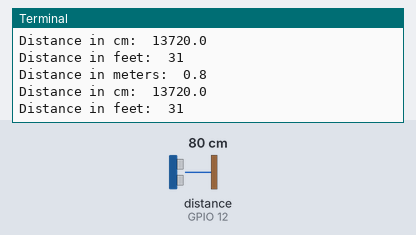
Recording of a program running on a simulated Raspberry Pi (BCM pin numbers). On the bench: the last lines printed to the terminal. The test bench sets the inputs (shaded band); at power-on: distance to the obstacle (sensor on GPIO 12) 80 cm. The echo pulse lasts 58.3 µs per cm.

Above: at 1.2 s.
1.3 s: distance to the obstacle (sensor on GPIO 12) set to 2 cm
At 2.4 s:
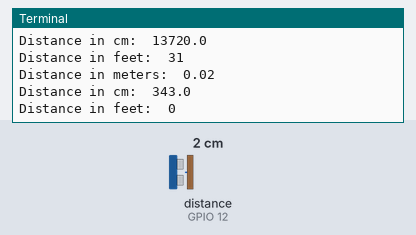
2.8 s: distance to the obstacle (sensor on GPIO 12) set to 4 cm
At 3.9 s:
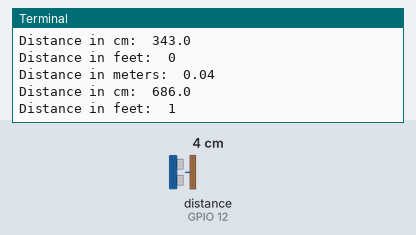
Timing chart, 0 to 5.8 s (numbered marks = the images above; inputs shaded):
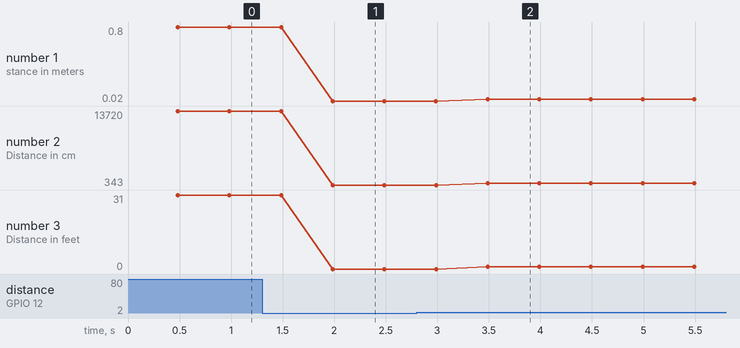

Measured:
- after the input at 1.3 s, the terminal: prints a new line after 0.69 s (image 1)
- after the input at 2.8 s, the terminal: prints a new line after 0.69 s (image 2)
- plotted number 1: 0.8 → 0.02 after the input at 1.3 s, 0.02 → 0.04 after the input at 2.8 s
- plotted number 2: 13720 → 343 after the input at 1.3 s, 343 → 686 after the input at 2.8 s
- plotted number 3: 31 → 0 after the input at 1.3 s, 0 → 1 after the input at 2.8 s

The program:

sonic.py
```python
from gpiozero import DistanceSensor
from time import sleep

ultrasonic = DistanceSensor(echo=12, trigger=5)

while True:
    print('Distance in meters: ', ultrasonic.distance)
    print('Distance in cm: ', (ultrasonic.distance * 34300) / 2)
    print('Distance in feet: ', int((ultrasonic.distance / 0.3048) * 12))
    sleep(0.5)
```
